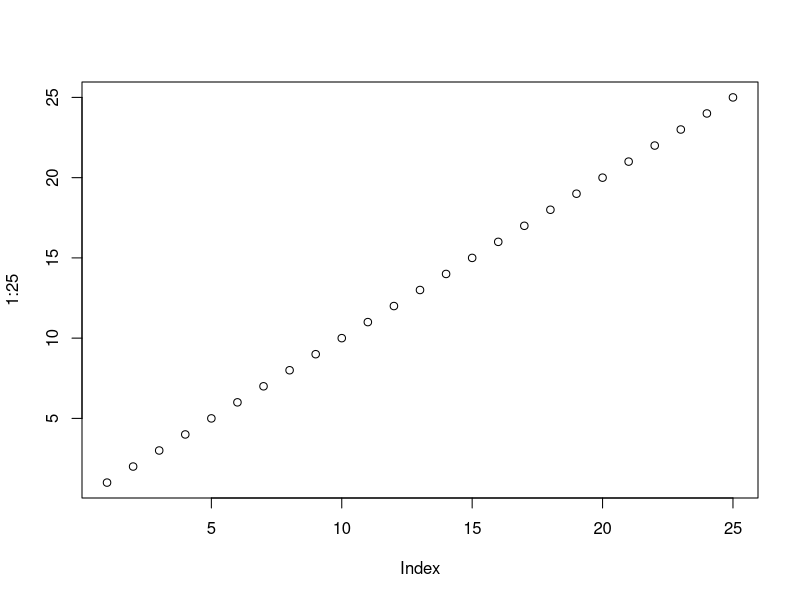
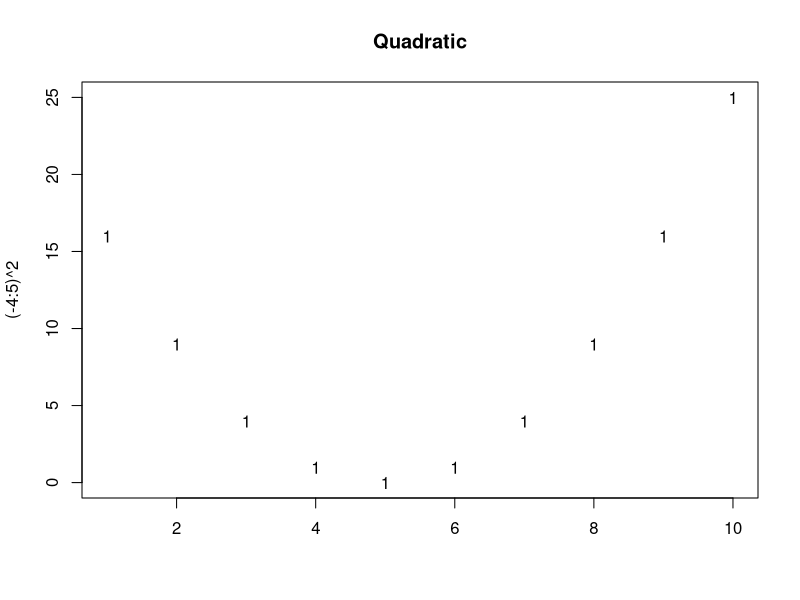
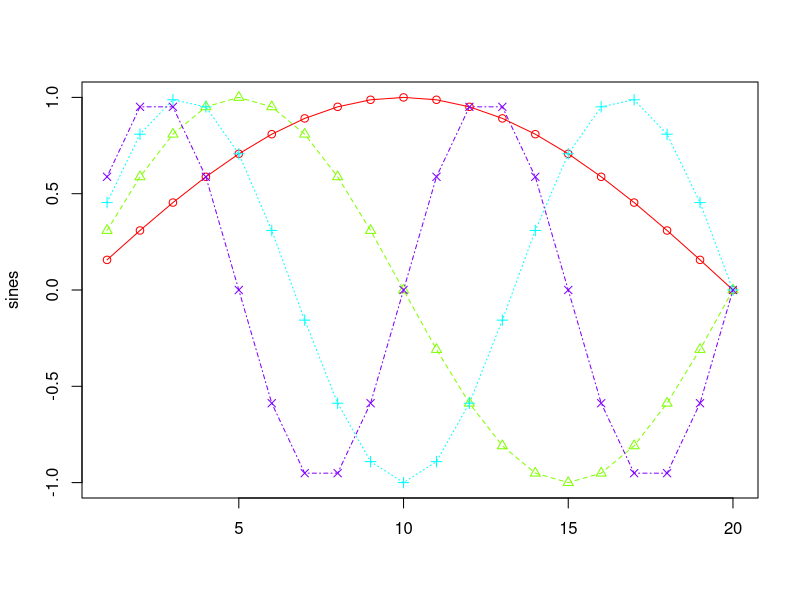
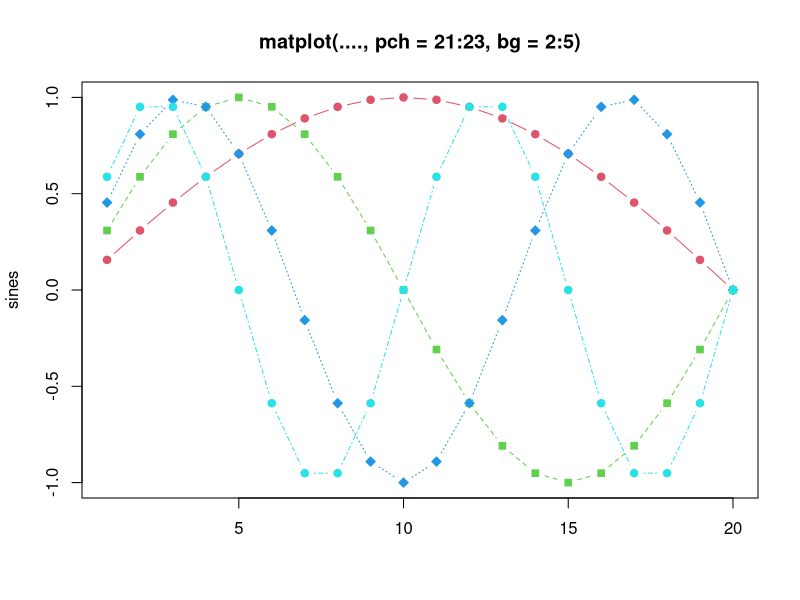
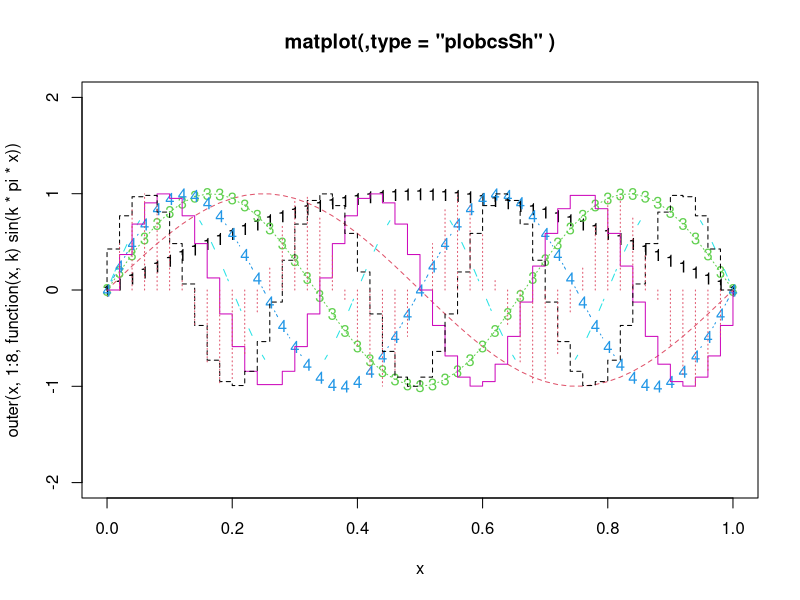
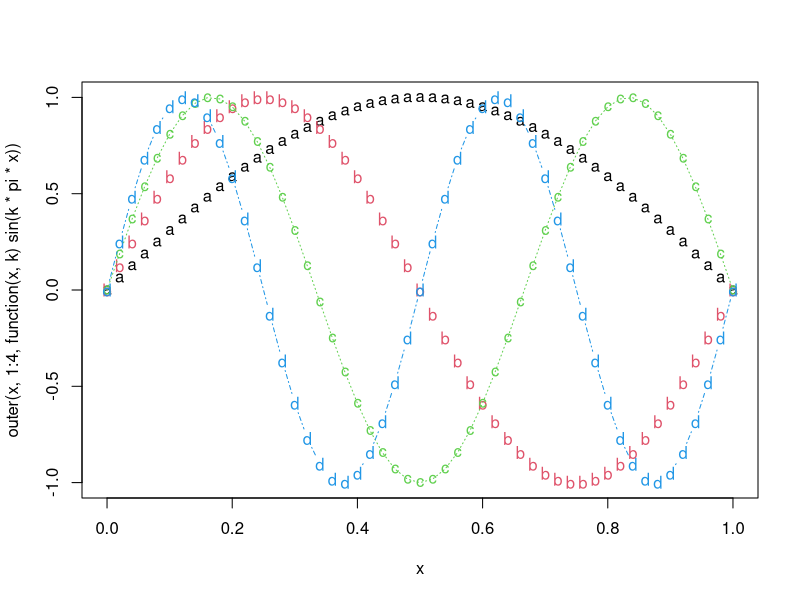
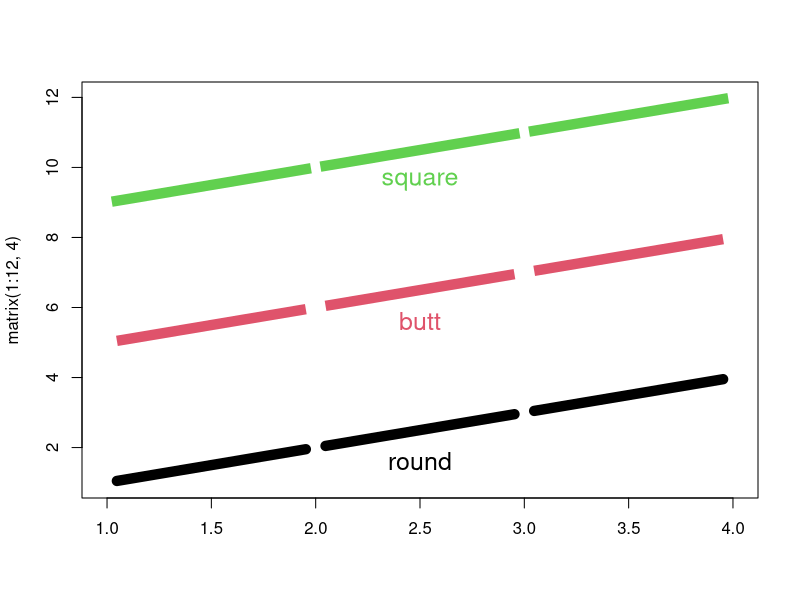
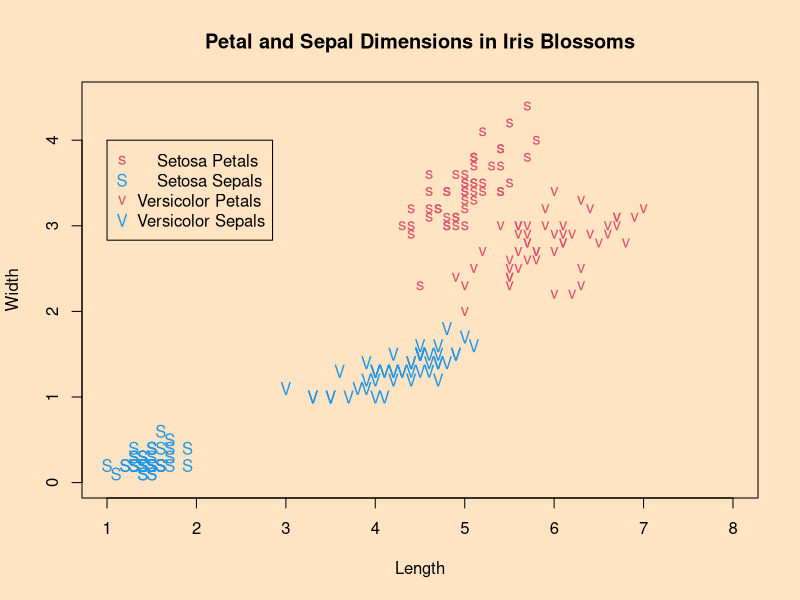

Recreate these plots in R, in order.
# Exibir diretório atual
getwd()


#Informações sobre a sessão
sessionInfo()


#Imprimir na tela
print('Hello World')


#Criar Gráfico
plot(1:25)



#Instalar Pacotes
install.packages('randomForest')
install.packages('ggplot2')


#Carregar o pacote
library(ggplot2)


#Descarregar o pacote
detach(package:ggplot2)


#Ajuda sobre uma função
help("mean")
?mean


#Exemplos sobre uma função
example('matplot')

